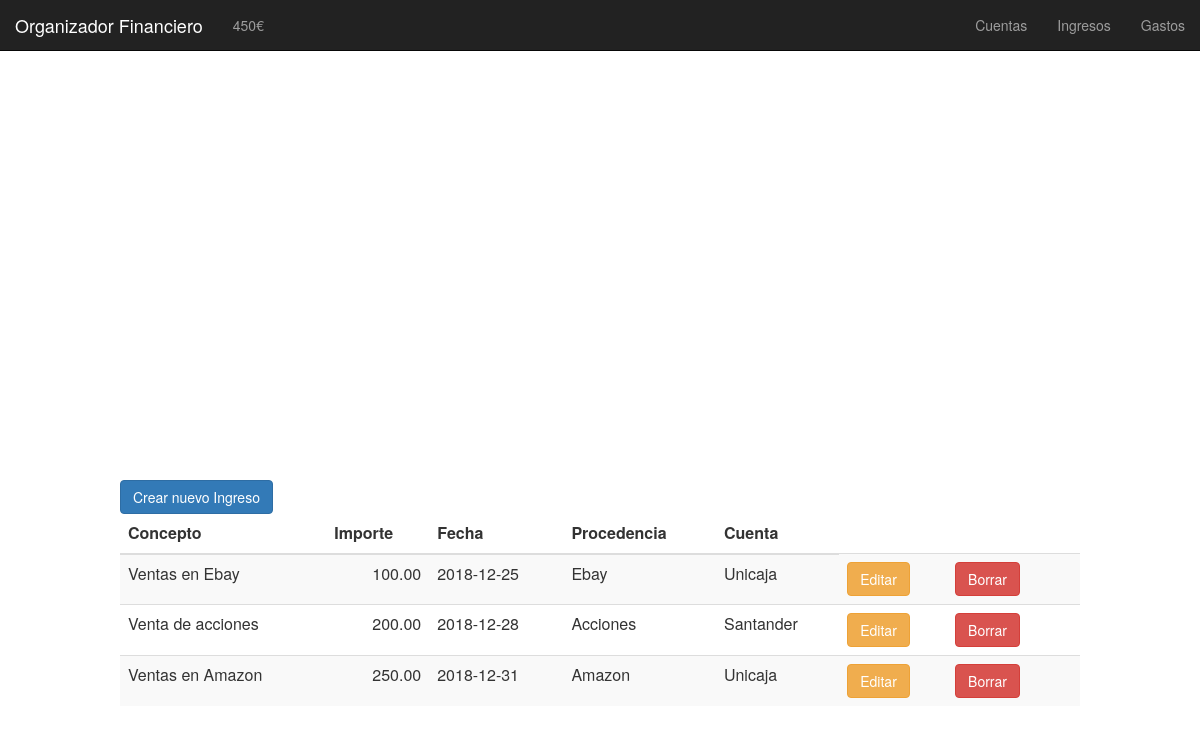
/ingresos.php, run on the app's committed database.
### tables this page shows
CREATE TABLE ingresos (
	id INT PRIMARY KEY AUTO_INCREMENT,
	importe DECIMAL(6,2),  
    concepto VARCHAR(50),  
    fecha DATE,  
    procedencia VARCHAR(50),  
    cuenta VARCHAR(50)  
);

### functions/ingresos/mostrar_ingresos_edit.php (the view, shortened to what this page needs)
<td>
    <button type="button" class="btn btn-warning" data-toggle="modal" data-target="#modal_editar_<?php echo $row['id'] ;?>">
    Editar
    </button>
</td>
<td>
    <button type="button" class="btn btn-danger" data-toggle="modal" data-target="#modal_borrar_<?php echo $row['id'] ;?>">
    Borrar
    </button>
</td>
<td>
</td>

### functions/ingresos/mostrar_ingresos.php (shortened to what this page needs)
<table class="table table-striped">
    <thead>
    <tr>
        <th>Concepto</th>
        <th>Importe</th>
        <th>Fecha</th>
        <th>Procedencia</th>
        <th>Cuenta</th>
    </tr>
    </thead>
<?php
$res = mysql_query("SELECT * FROM ingresos")
or die(mysql_error());
while($row = mysql_fetch_array( $res )) {?>
    <tr>
        <td><?php echo $row['concepto'];?></td>
        <td style="text-align:right;"><?php echo $row['importe'];?></td>
        <td><?php echo $row['fecha'];?></td>
        <td><?php echo $row['procedencia'];?></td>
        <td><?php echo $row['cuenta'];?></td>
        <?php
            if ($editar == 1) {
                require "mostrar_ingresos_edit.php";
            }
        ?>
    </tr>
<?php } ?>
</table>

### css/ingresos.css (style rules this page uses)
body { margin-top: 100px; margin-left: 10%; margin-right: 10%; }

### data on the page
ingresos: concepto "Ventas en Ebay", importe "100.00", fecha "2018-12-25", procedencia "Ebay", cuenta "Unicaja"
ingresos: concepto "Venta de acciones", importe "200.00", fecha "2018-12-28", procedencia "Acciones", cuenta "Santander"
ingresos: concepto "Ventas en Amazon", importe "250.00", fecha "2018-12-31", procedencia "Amazon", cuenta "Unicaja"

### other printed values
$patrimonio "450"
